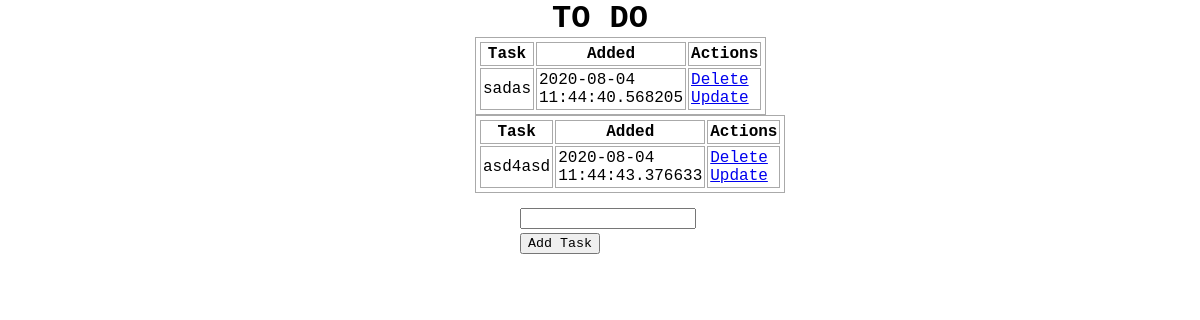
Page /data/2 on the earlier database version.
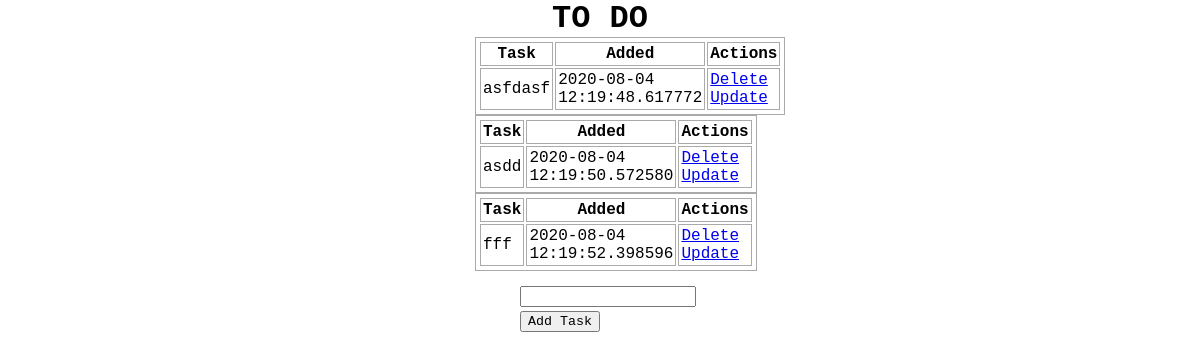
Same page on the later database version.
### main.py (models this page shows, shortened)
class Todo(db.Model):
    __bind__="todo"
    id = db.Column(db.Integer, primary_key=True)
    user_id = db.Column(db.Integer)
    content = db.Column(db.String(200), nullable=False)
    date_created = db.Column(db.DateTime, default=datetime.utcnow)

### main.py (the view)
@app.route('/data/<string:id>', methods=['POST', 'GET'])
def index(id): #To DO page
    if request.method == 'POST':
        task_content = request.form['content']
        new_task = Todo(content=task_content,user_id=int(id))
        try:
            db.session.add(new_task)
            db.session.commit()
            return redirect('/data/'+id)
        except:
            return 'There was an issue adding your task'
    else:
        tasks = Todo.query.order_by(Todo.date_created).all()
        found=0
        todo=[]
        for task in tasks:
            if task.user_id == int(id):
                todo.append(task)
                found=1
        if found == 1:
            return render_template('data.html', tasks=todo, user_id=id)
        return render_template('data.html', user_id=id)

### templates/data.html
{% extends 'index.html' %}
{% block body %}
<div class="content">
    <h1 style="text-align: center">TO DO</h1>
    {% for task in tasks%}
    <table>
        <tr>
            <th>Task </th>
            <th>Added </th>
            <th>Actions</th>
        </tr>
            <tr>
                <td>{{task.content}}</td>
                <td>{{task.date_created}}</td>
                <td>
                    <a href="/delete/{{user_id}}/{{task.id}}/{{task.content}}">Delete</a>
                    <br>
                    <a href="/update/{{user_id}}/{{task.id}}/{{task.content}}">Update</a>
                </td>
            </tr>
    </table>
    {% endfor %}
    <div class="form">
        <form action="/data/{{user_id}}" method="POST">
            <div class="input">
            <input type="text" name="content" id="content">
            </div>
            <div class="submit">
            <input type="submit" value="Add Task" id="submit">
            </div>
        </form>
    </div>
</div>
{% endblock %}

### templates/index.html (shortened to what this page needs)
<!DOCTYPE html>
<html lang="en">
<head>
    <link rel= "stylesheet" href="{{url_for('static', filename='css/main.css')}}">
</head>
<body>
    {% block body %}
    {% endblock  %}
</body>
</html>

### static/css/main.css (style rules this page uses)
* { margin: 0; font-family: 'Courier New', Courier, monospace; }
.content { margin: 0 auto; width: 250px; position: relative; }
table, td, th { border: 1px solid #aaa; padding: 2px; }
.form { margin-top: 15px; margin-left: 45px; position: absolute ; }
.submit { position: absolute; top: 120%; }

Differences in the rows shown:
changed Todo: content "sadas" → "asfdasf"; date_created "2020-08-04 11:44:40.568205" → "2020-08-04 12:19:48.617772"
changed Todo: content "asd4asd" → "asdd"; date_created "2020-08-04 11:44:43.376633" → "2020-08-04 12:19:50.572580"
added Todo: content "fff", date_created "2020-08-04 12:19:52.398596"
